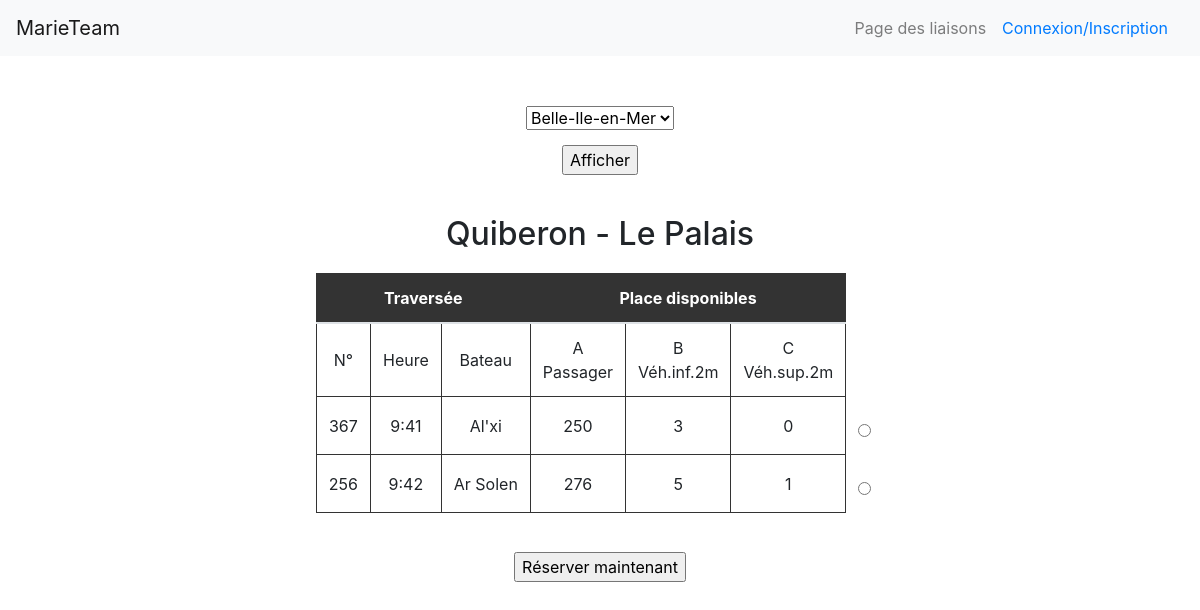
Page /liaison.php?liaison=15&1 on the committed database.
### tables this page shows
CREATE TABLE IF NOT EXISTS `port` (
  `idPort` int(11) NOT NULL,
  `nom` varchar(50) NOT NULL,
  PRIMARY KEY (`idPort`)
);

CREATE TABLE IF NOT EXISTS `traversee` (
  `numTrav` int(11) NOT NULL,
  `date` date NOT NULL,
  `heure` varchar(50) NOT NULL,
  `idBateau` int(11) NOT NULL,
  `code` int(11) NOT NULL,
  PRIMARY KEY (`numTrav`),
  KEY `TRAVERSEE_BATEAU_FK` (`idBateau`),
  KEY `TRAVERSEE_LIAISON0_FK` (`code`)
);

CREATE TABLE IF NOT EXISTS `bateau` (
  `idBateau` int(11) NOT NULL,
  `nom` varchar(50) NOT NULL,
  PRIMARY KEY (`idBateau`)
);

CREATE TABLE IF NOT EXISTS `contenir` (
  `idBateau` int(11) NOT NULL,
  `lettre` varchar(50) NOT NULL,
  `capaciteMax` int(11) NOT NULL,
  PRIMARY KEY (`idBateau`,`lettre`),
  KEY `CONTENIR_CATEGORIE0_FK` (`lettre`)
);

### liaison.php (the view, shortened to what this page needs)
<!doctype html>
<html lang="fr">
  <head>
    <link rel="stylesheet" href="bootstrap.css">
    <link rel="stylesheet" href="liaison.css">
  </head>
  <body>
    <?php
      try{
        $bdd = new PDO('mysql:host=localhost;dbname=marieteam;charset=utf8','root','');
      }
      catch(Exception $e){
        die('Erreur : '.$e->getMessage());
      }
    ?>
    <nav class="navbar navbar-expand-lg navbar-light bg-light">
      <a class="navbar-brand" href="index.php">MarieTeam</a>
      <div class="collapse navbar-collapse" id="navbarSupportedContent">
        <span class="navbar-text">
          Page des liaisons
        </span>
        <?php if(!isset($_SESSION['username'])){?>
        <form class="form-inline my-2 my-lg-0">
          <a class="nav-link" href="Connexion.php">Connexion/Inscription<span class="sr-only">(current)</span></a>
        </form>
        <?php }
         ?>
      </div>
    </nav>
    <div class="container">
      <form method="get" action="liaison.php">
        <select name="secteur">
                <?php
                $sql = 'SELECT nom FROM secteur';
                $stm = $bdd->prepare($sql);
                $stm->execute();
                $result_secteur = $stm->fetchAll();
                foreach($result_secteur as $row){?>
                  <option value=<?php echo htmlspecialchars($row['nom']);?>><?php echo htmlspecialchars($row['nom']);?></option>
                <?php
                }
              ?>
        </select><br>
        <input type="submit" value="Afficher" />
      </form>
    </div>
    <?php
     if(isset($_GET['liaison'])){
      $sql = 'SELECT idPort, idPort_ARRIVEE FROM liaison WHERE code = ?';
      $stm = $bdd->prepare($sql);
      $stm->execute(array($_GET['liaison']));
      $result = $stm->fetchAll();
      $idP1 = $result[0]['idPort'];
      $idP2 = $result[0]['idPort_ARRIVEE'];
      $sql = 'SELECT nom FROM port WHERE idPort = ?';
      $stm = $bdd->prepare($sql);
      $stm->execute(array($idP1));
      $donnee = $stm->fetchAll();
      $nomPortDep = $donnee[0]['nom'];
      $sql = 'SELECT nom FROM port WHERE idPort = ?';
      $stm = $bdd->prepare($sql);
      $stm->execute(array($idP2));
      $donnee = $stm->fetchAll();
      $nomPortArr = $donnee[0]['nom'];
    ?>
      <div class="table">
        <?php
          echo "<h2>".$nomPortDep." - ".$nomPortArr."</h2>";
        ?>
        <table>
          <thead>
           <tr>
            <th colspan="3">Traversée</th>
            <th colspan="3">Place disponibles</th>
           </tr>
          </thead>
          <tbody>
            <tr>
              <td>N°</td>
              <td>Heure</td>
              <td>Bateau</td>
              <td>A<br>Passager</td>
              <td>B<br>Véh.inf.2m</td>
              <td>C<br>Véh.sup.2m</td>
            </tr>
            <?php
              $sql = 'SELECT T.numTrav, T.heure, B.nom, B.idBateau FROM traversee as T, bateau as B WHERE T.code = ? AND T.idBateau = B.idBateau ORDER BY heure';
              $stm = $bdd->prepare($sql);
              $stm->execute(array($_GET['liaison']));
              $result = $stm->fetchAll();
              foreach($result as $row){ ?>
                  <tr>
                    <td><?php echo htmlspecialchars($row['numTrav']);?></td>
                    <td><?php echo htmlspecialchars($row['heure']);?></td>
                    <td><?php echo htmlspecialchars($row['nom']);?></td>
                    <?php
                      $sql = 'SELECT C.capaciteMax FROM contenir as C, bateau as B WHERE C.idBateau = ? AND C.idBateau = B.idBateau ORDER BY C.lettre';
                      $stm = $bdd->prepare($sql);
                      $stm->execute(array($row['idBateau']));
                      $donnee = $stm->fetchAll(); ?>
                      <form action="reservation.php" method="get">
                      <?php
                      foreach($donnee as $ligne){ ?>
                        <td><?php echo htmlspecialchars($ligne['capaciteMax']);?></td>
                      <?php }
                    ?>
                    <td class="sansbordure"><input type="radio" id="<?php echo htmlspecialchars($row['numTrav']); ?>" name="reservation" value="<?php echo htmlspecialchars($row['numTrav']); ?>"></td>
                  </tr>
              <?php }
            ?>
            </tbody>
        </table><br>
        <center><input type="submit" value="Réserver maintenant"></center>
      </div>
    <?php
    }
    ?>
  </body>
</html>

### liaison.css (style rules this page uses)
.container { margin-top:50px; text-align: center; }
table { margin:auto; margin-top: 20px; }
input { margin-top:15px; }
td,th { border: 1px solid #333; }
thead, tfoot { background-color: #333; color: #fff; }
th, td { text-align: center; vertical-align: middle; }
h2 { text-align:center; margin-top: 40px; }
.sansbordure { border-style:none; }

### rows in the picture
port: nom "Quiberon"
port: nom "Le Palais"
traversee: numTrav "367", heure "9:41", idBateau.nom "Al'xi"
contenir: capaciteMax "250"
contenir: capaciteMax "3"
contenir: capaciteMax "0"
traversee: numTrav "256", heure "9:42", idBateau.nom "Ar Solen"
contenir: capaciteMax "276"
contenir: capaciteMax "5"
contenir: capaciteMax "1"

### other values in the picture
form field secteur "Belle-Ile-en-Mer"
